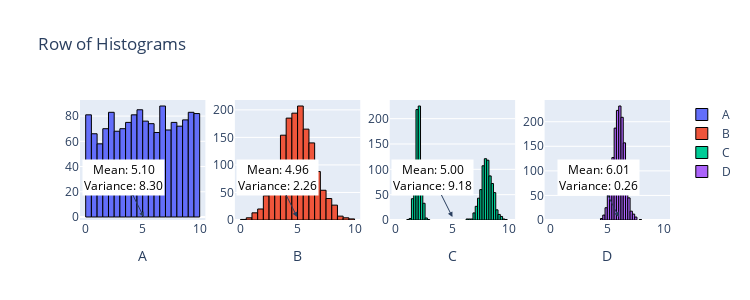

Here is the notebook cell this chart was saved with:
### Markdown cell above
1. A,C

2. A,B

3. B,D

4. C,D

### Code cell
from scipy import stats
import plotly.graph_objects as go
from plotly.subplots import make_subplots
import numpy as np

# Generate random data
n = 1500
data1 = stats.uniform.rvs(0, 10, size=n)
data2 = stats.norm.rvs(5, 1.5, size=n)
data3 = np.r_[stats.norm.rvs(2, 0.25, size=int(n/2)), stats.norm.rvs(8, 0.5, size=int(n/2))]
data4 = stats.norm.rvs(6, 0.5, size=n)

# Calculate mean and variance for each dataset
means = [np.mean(data1), np.mean(data2), np.mean(data3), np.mean(data4)]
variances = [np.var(data1), np.var(data2), np.var(data3), np.var(data4)]

# Create subplots for histograms
fig = make_subplots(rows=1, cols=4)

# Add histograms
for i, (data, mean, variance) in enumerate(zip([data1, data2, data3, data4], means, variances)):
    fig.add_trace(go.Histogram(
        x=data, 
        name=chr(65 + i),  # Convert index to letters A, B, C, D
        nbinsx=30 if i != 2 else 45,  # Custom number of bins for data3
        marker=dict(line=dict(color='black', width=1))
    ), row=1, col=i + 1)

    # Add mean and variance annotations
    fig.add_annotation(
        x=mean, 
        y=0, 
        text=f'Mean: {mean:.2f}<br>Variance: {variance:.2f}', 
        showarrow=True, 
        arrowhead=2, 
        ax=-20, 
        ay=-40, 
        xref=f'x{i + 1}', 
        yref='y1',
        font=dict(color='black'),
        bgcolor='white'
    )

# Update layout
fig.update_layout(height=300, width=750, title_text="Row of Histograms")
fig.update_xaxes(title_text="A", row=1, col=1)
fig.update_xaxes(title_text="B", row=1, col=2)
fig.update_xaxes(title_text="C", row=1, col=3)
fig.update_xaxes(title_text="D", row=1, col=4)
fig.update_xaxes(range=[-0.5, 10.5])

# Set xbins for all traces
for trace in fig.data:
    trace.xbins = dict(start=0, end=10)

# Show the figure
fig.show()

### Figure 1 — Plotly figure (JSON) as saved in the notebook; plotly's stock layout.template omitted (floating-point values rounded to 4 significant figures; data arrays with more than 128 entries replaced by an {"elided": "..."} marker saying what was removed)
{"data": [{"marker": {"line": {"color": "black", "width": 1}}, "name": "A", "nbinsx": 30, "type": "histogram", "x": {"elided": "1500 float values"}, "xaxis": "x", "xbins": {"end": 10, "start": 0}, "yaxis": "y"}, {"marker": {"line": {"color": "black", "width": 1}}, "name": "B", "nbinsx": 30, "type": "histogram", "x": {"elided": "1500 float values"}, "xaxis": "x2", "xbins": {"end": 10, "start": 0}, "yaxis": "y2"}, {"marker": {"line": {"color": "black", "width": 1}}, "name": "C", "nbinsx": 45, "type": "histogram", "x": {"elided": "1500 float values"}, "xaxis": "x3", "xbins": {"end": 10, "start": 0}, "yaxis": "y3"}, {"marker": {"line": {"color": "black", "width": 1}}, "name": "D", "nbinsx": 30, "type": "histogram", "x": {"elided": "1500 float values"}, "xaxis": "x4", "xbins": {"end": 10, "start": 0}, "yaxis": "y4"}], "layout": {"annotations": [{"arrowhead": 2, "ax": -20, "ay": -40, "bgcolor": "white", "font": {"color": "black"}, "showarrow": true, "text": "Mean: 5.10<br>Variance: 8.30", "x": 5.096, "xref": "x", "y": 0, "yref": "y"}, {"arrowhead": 2, "ax": -20, "ay": -40, "bgcolor": "white", "font": {"color": "black"}, "showarrow": true, "text": "Mean: 4.96<br>Variance: 2.26", "x": 4.961, "xref": "x2", "y": 0, "yref": "y"}, {"arrowhead": 2, "ax": -20, "ay": -40, "bgcolor": "white", "font": {"color": "black"}, "showarrow": true, "text": "Mean: 5.00<br>Variance: 9.18", "x": 4.999, "xref": "x3", "y": 0, "yref": "y"}, {"arrowhead": 2, "ax": -20, "ay": -40, "bgcolor": "white", "font": {"color": "black"}, "showarrow": true, "text": "Mean: 6.01<br>Variance: 0.26", "x": 6.006, "xref": "x4", "y": 0, "yref": "y"}], "height": 300, "title": {"text": "Row of Histograms"}, "width": 750, "xaxis": {"anchor": "y", "domain": [0, 0.2125], "range": [-0.5, 10.5], "title": {"text": "A"}}, "xaxis2": {"anchor": "y2", "domain": [0.2625, 0.475], "range": [-0.5, 10.5], "title": {"text": "B"}}, "xaxis3": {"anchor": "y3", "domain": [0.525, 0.7375], "range": [-0.5, 10.5], "title": {"text": "C"}}, "xaxis4": {"anchor": "y4", "domain": [0.7875, 1], "range": [-0.5, 10.5], "title": {"text": "D"}}, "yaxis": {"anchor": "x", "domain": [0, 1]}, "yaxis2": {"anchor": "x2", "domain": [0, 1]}, "yaxis3": {"anchor": "x3", "domain": [0, 1]}, "yaxis4": {"anchor": "x4", "domain": [0, 1]}}}
